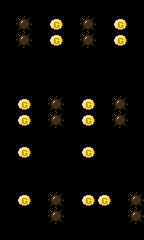

A level layout from a 2D game, rendered from its tile map. Below: a short description, then the map file with its tile-grid data intact:
An orthogonal 9x15 tile map with 16x16 px tiles, 1 tile layer (map).

<map version="1.0" orientation="orthogonal" renderorder="right-down" width="9" height="15" tilewidth="16" tileheight="16" nextobjectid="1">
 <tileset firstgid="1" name="tileset" tilewidth="16" tileheight="16" tilecount="64" columns="8">
  <image source="tileset.png" width="128" height="128" />
 </tileset>
 <layer name="map" width="9" height="15">
  <data encoding="csv">
0,0,0,0,0,0,0,0,0,
0,1,0,25,0,1,0,25,0,
0,1,0,25,0,1,0,25,0,
0,0,0,0,0,0,0,0,0,
0,0,0,0,0,0,0,0,0,
0,0,0,0,0,0,0,0,0,
0,25,0,1,0,25,0,1,0,
0,25,0,1,0,25,0,1,0,
0,0,0,0,0,0,0,0,0,
0,25,0,0,0,25,0,0,0,
0,0,0,0,0,0,0,0,0,
0,0,0,0,0,0,0,0,0,
0,25,0,1,0,25,25,0,1,
0,0,0,1,0,0,0,0,1,
0,0,0,0,0,0,0,0,0
</data>
 </layer>
</map>
